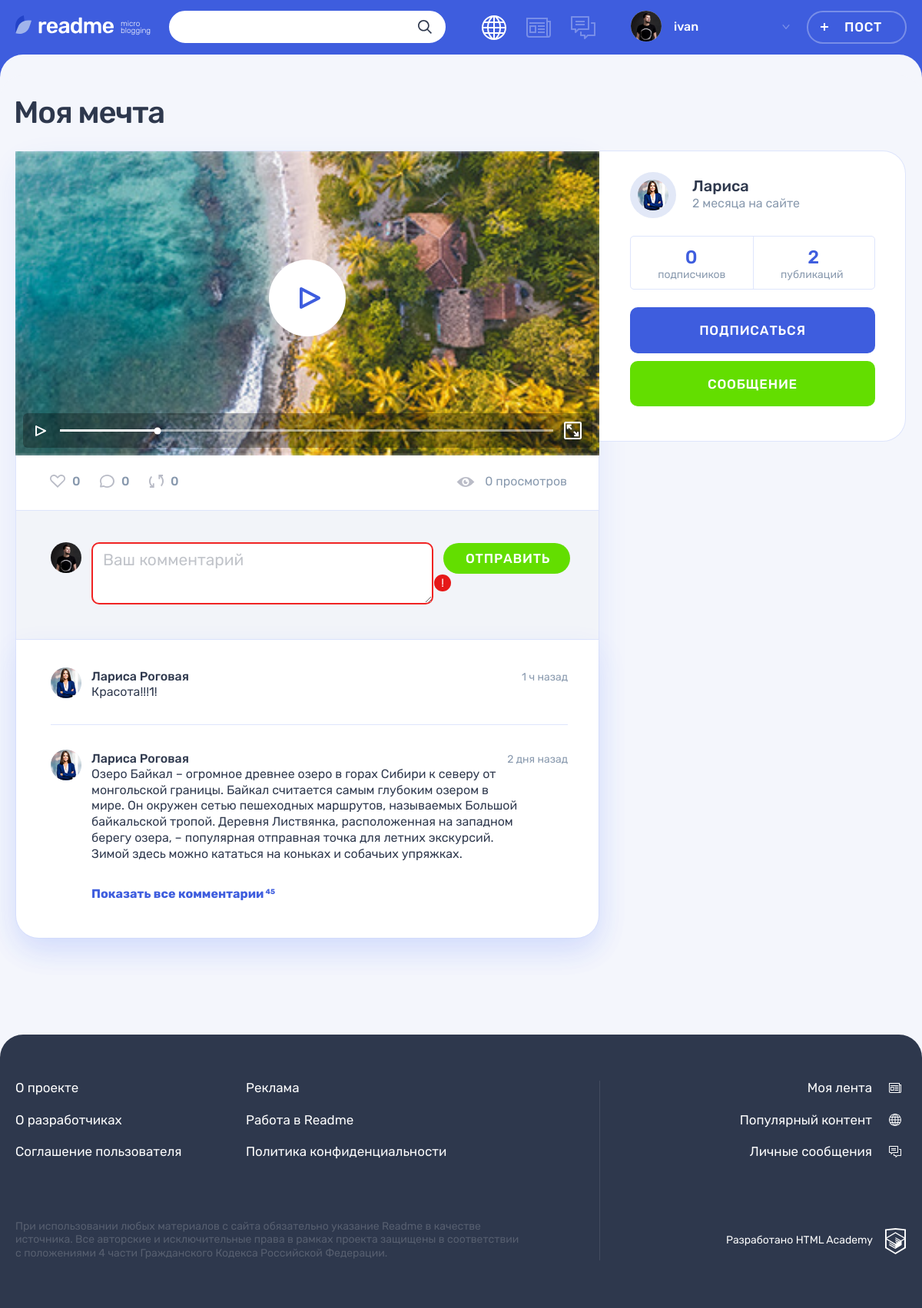
The app's page /post.php?id=4 with its own data.
### tables this page shows
CREATE TABLE IF NOT EXISTS posts (
  id INT AUTO_INCREMENT PRIMARY KEY,
  create_date TIMESTAMP DEFAULT CURRENT_TIMESTAMP,
  heading VARCHAR(256) NOT NULL,
  paragraph TEXT,
  author VARCHAR(128),
  image_post TEXT,
  video TEXT,
  link TEXT,
  count_views INT,
  is_repost BIT,
  origin_author_ID INT,
  post_author_ID INT NOT NULL,
  content_type_ID INT NOT NULL,
  FOREIGN KEY (post_author_ID) REFERENCES users(id),
  FOREIGN KEY (content_type_ID) REFERENCES content_types(id)
);

CREATE TABLE IF NOT EXISTS users (
  id INT AUTO_INCREMENT PRIMARY KEY,
  date_registration TIMESTAMP DEFAULT CURRENT_TIMESTAMP,
  email VARCHAR(128) UNIQUE NOT NULL,
  login_user VARCHAR(128) UNIQUE NOT NULL,
  password_user VARCHAR(255) NOT NULL,
  avatar TEXT
);

### helpers.php (called while the page is built, shortened)
<?php
function get_noun_plural_form(int $number, string $one, string $two, string $many): string
{
    $number = (int)$number;
    $mod10 = $number % 10;
    $mod100 = $number % 100;
    switch (true) {
        case ($mod10 >= 2 && $mod10 <= 4):
            return $two;
    }
}
function include_template($name, array $data = [])
{
    $name = 'templates/' . $name;
    extract($data);
    require $name;
    $result = ob_get_clean();
    return $result;
}

### functions/functions_db.php (called while the page is built, shortened)
<?php
function db_request($link, $sql)
{
    return mysqli_fetch_all(mysqli_query($link, $sql), MYSQLI_ASSOC);
};

### functions/functions.php (called while the page is built, shortened)
<?php
function relative_date($post_date, $user = true)
{
    $last = ' назад';
    if ($user) {
        $last = ' на сайте';
    }
    $past = strtotime($post_date);
    $present = time();
    $diff = $present - $past;
    $result = null;
    if (floor($diff / 60) < 60) {
        $result = floor($diff / 60) . ' ' .
            get_noun_plural_form(
                floor($diff / 60),
                'минута',
                'минуты',
                'минут'
            ) .
            $last;
    } elseif (floor($diff / 2419200) < 13) {
        $result = floor($diff / 2419200) . ' ' .
            get_noun_plural_form(
                floor($diff / 2419200),
                'месяц',
                'месяца',
                'месяцев'
            ) .
            $last;
    }
    return $result;
};

### templates/post_template.php (the view, shortened to what this page needs)
<main class="page__main page__main--publication">
    <div class="container">
        <h1 class="page__title page__title--publication"><?= $post['heading']; ?></h1>
        <section class="post-details">
            <div class="post-details__wrapper post-photo">
                <div class="post-details__main-block post post--details">
                    <?php if ($post['class_name'] === 'post-video') : ?>
                        <div class="post__main">
                            <div class="post-video__block">
                                <div class="post-video__preview">
                                </div>
                                <div class="post-video__control">
                                    <button class="post-video__play post-video__play--paused button button--video" type="button"><span class="visually-hidden">Запустить видео</span></button>
                                    <div class="post-video__scale-wrapper">
                                        <div class="post-video__scale">
                                            <div class="post-video__bar">
                                                <div class="post-video__toggle"></div>
                                            </div>
                                        </div>
                                    </div>
                                    <button class="post-video__fullscreen post-video__fullscreen--inactive button button--video" type="button"><span class="visually-hidden">Полноэкранный режим</span></button>
                                </div>
                                <button class="post-video__play-big button" type="button">
                                    <svg class="post-video__play-big-icon" width="27" height="28">
                                        <use xlink:href="#icon-video-play-big"></use>
                                    </svg>
                                </button>
                            </div>
                        </div>
                    <?php endif; ?>
                    <div class="post__indicators">
                        <div class="post__buttons">
                            <a class="post__indicator post__indicator--likes button" href="#" title="Лайк">
                                <svg class="post__indicator-icon" width="20" height="17">
                                    <use xlink:href="#icon-heart"></use>
                                </svg>
                                <span><?= $post['count_post_likes']; ?></span>
                            </a>
                            <a class="post__indicator post__indicator--comments button" href="#" title="Комментарии">
                                <svg class="post__indicator-icon" width="19" height="17">
                                    <use xlink:href="#icon-comment"></use>
                                </svg>
                                <span><?= $post['count_post_comments']; ?></span>
                            </a>
                            <a class="post__indicator post__indicator--repost button" href="#" title="Репост">
                                <svg class="post__indicator-icon" width="19" height="17">
                                    <use xlink:href="#icon-repost"></use>
                                </svg>
                                <span><?= $post['count_post_reposts']; ?></span>
                            </a>
                        </div>
                        <span class="post__view"><?= ($post['count_views'] === NULL) ? 0 : $post['count_views']; ?> просмотров</span>
                    </div>
                    <div class="comments">
                        <form class="comments__form form" action="#" method="post">
                            <div class="comments__my-avatar">
                                <img class="comments__picture" src="img/userpic-medium.jpg" alt="Аватар пользователя">
                            </div>
                            <div class="form__input-section form__input-section--error">
                                <textarea class="comments__textarea form__textarea form__input" placeholder="Ваш комментарий"></textarea>
                                <button class="form__error-button button" type="button">!</button>
                            </div>
                            <button class="comments__submit button button--green" type="submit">Отправить</button>
                        </form>
                        <div class="comments__list-wrapper">
                            <ul class="comments__list">
                                <li class="comments__item user">
                                    <div class="comments__avatar">
                                        <a class="user__avatar-link" href="#">
                                            <img class="comments__picture" src="img/userpic-larisa.jpg" alt="Аватар пользователя">
                                        </a>
                                    </div>
                                    <div class="comments__info">
                                        <div class="comments__name-wrapper">
                                            <a class="comments__user-name" href="#">
                                                <span>Лариса Роговая</span>
                                            </a>
                                            <time class="comments__time" datetime="2019-03-20">1 ч назад</time>
                                        </div>
                                        <p class="comments__text">
                                            Красота!!!1!
                                        </p>
                                    </div>
                                </li>
                                <li class="comments__item user">
                                    <div class="comments__avatar">
                                        <a class="user__avatar-link" href="#">
                                            <img class="comments__picture" src="img/userpic-larisa.jpg" alt="Аватар пользователя">
                                        </a>
                                    </div>
                                    <div class="comments__info">
                                        <div class="comments__name-wrapper">
                                            <a class="comments__user-name" href="#">
                                                <span>Лариса Роговая</span>
                                            </a>
                                            <time class="comments__time" datetime="2019-03-18">2 дня назад</time>
                                        </div>
                                        <p class="comments__text">
                                            Озеро Байкал – огромное древнее озеро в горах Сибири к северу от монгольской границы. Байкал считается самым глубоким озером в мире. Он окружен сетью пешеходных маршрутов, называемых Большой байкальской тропой. Деревня Листвянка, расположенная на западном берегу озера, – популярная отправная точка для летних экскурсий. Зимой здесь можно кататься на коньках и собачьих упряжках.
                                        </p>
                                    </div>
                                </li>
                            </ul>
                            <a class="comments__more-link" href="#">
                                <span>Показать все комментарии</span>
                                <sup class="comments__amount">45</sup>
                            </a>
                        </div>
                    </div>
                </div>
                <div class="post-details__user user">
                    <div class="post-details__user-info user__info">
                        <div class="post-details__avatar user__avatar">
                            <a class="post-details__avatar-link user__avatar-link" href="#">
                                <img class="post-details__picture user__picture" src="img/<?= htmlspecialchars($post['avatar']); ?>" alt="Аватар пользователя">
                            </a>
                        </div>
                        <div class="post-details__name-wrapper user__name-wrapper">
                            <a class="post-details__name user__name" href="#">
                                <span><?= htmlspecialchars($post['login_user']); ?></span>
                            </a>
                            <time class="post-details__time user__time" datetime="<?= $post['date_registration']; ?>"><?= relative_date($post['date_registration'], true); ?></time>
                        </div>
                    </div>
                    <div class="post-details__rating user__rating">
                        <p class="post-details__rating-item user__rating-item user__rating-item--subscribers">
                            <span class="post-details__rating-amount user__rating-amount"><?= $post['count_author_subscriptions']; ?></span>
                            <span class="post-details__rating-text user__rating-text">подписчиков</span>
                        </p>
                        <p class="post-details__rating-item user__rating-item user__rating-item--publications">
                            <span class="post-details__rating-amount user__rating-amount"><?= $post['count_author_posts']; ?></span>
                            <span class="post-details__rating-text user__rating-text">публикаций</span>
                        </p>
                    </div>
                    <div class="post-details__user-buttons user__buttons">
                        <button class="user__button user__button--subscription button button--main" type="button">Подписаться</button>
                        <a class="user__button user__button--writing button button--green" href="#">Сообщение</a>
                    </div>
                </div>
            </div>
        </section>
    </div>
</main>

### records on screen
posts: heading "Моя мечта", post_author_ID.avatar (picture), post_author_ID.login_user "Лариса", post_author_ID.date_registration "2 месяца на сайте"

### other values on screen
$user_name "ivan"
$post['count_post_likes'] "0"
$post['count_post_comments'] "0"
$post['count_post_reposts'] "0"
$post['count_author_subscriptions'] "0"
$post['count_author_posts'] "2"
